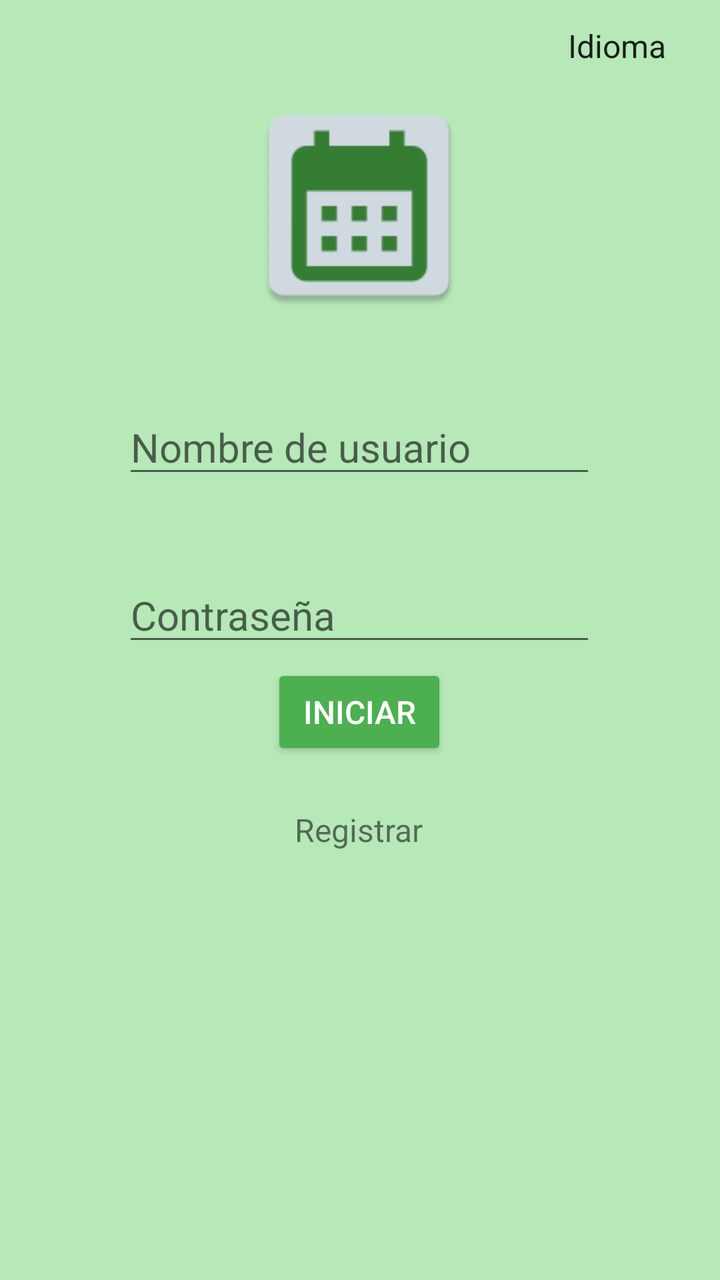
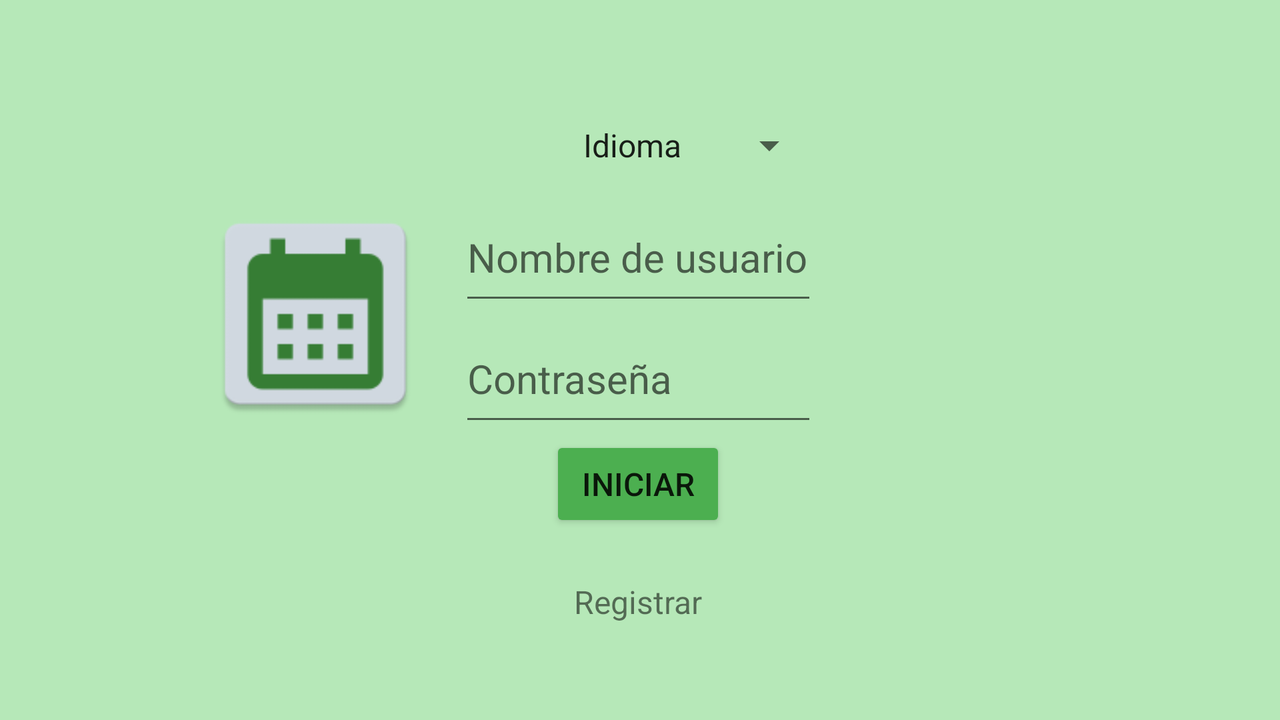

Compare how this app lays out the same screen by default and in its alternative resource folder. The renders come first, then the two layout files and the values they reference.
<!-- AndroidManifest.xml: application theme Theme.Softw1 -->
<!-- res/layout/activity_main.xml -->
<?xml version="1.0" encoding="utf-8"?>
<androidx.constraintlayout.widget.ConstraintLayout xmlns:android="http://schemas.android.com/apk/res/android"
    xmlns:app="http://schemas.android.com/apk/res-auto"
    xmlns:tools="http://schemas.android.com/tools"
    android:layout_width="match_parent"
    android:layout_height="match_parent"
    android:background="@color/fondo"
    tools:context=".MainActivity">

    <Button
        android:id="@+id/buttonIn"
        android:layout_width="wrap_content"
        android:layout_height="wrap_content"
        android:layout_marginTop="4dp"
        android:text="@string/btn_iniciar"
        android:textSize="16sp"
        android:theme="@style/AppTheme"
        android:backgroundTint="@color/green"
        app:layout_constraintEnd_toEndOf="parent"
        app:layout_constraintHorizontal_bias="0.499"
        app:layout_constraintStart_toStartOf="parent"
        app:layout_constraintTop_toBottomOf="@+id/contraseñaUsuario" />

    <TextView
        android:id="@+id/regView"
        android:layout_width="wrap_content"
        android:layout_height="wrap_content"
        android:layout_marginTop="24dp"
        android:text="@string/btn_reg"
        android:textSize="16sp"
        app:layout_constraintEnd_toEndOf="parent"
        app:layout_constraintHorizontal_bias="0.498"
        app:layout_constraintStart_toStartOf="parent"
        app:layout_constraintTop_toBottomOf="@+id/buttonIn" />

    <ImageView
        android:id="@+id/imageView"
        android:layout_width="144dp"
        android:layout_height="114dp"
        app:layout_constraintEnd_toEndOf="parent"
        app:layout_constraintHorizontal_bias="0.498"
        app:layout_constraintStart_toStartOf="parent"
        app:layout_constraintTop_toBottomOf="@+id/spinnerId1"
        app:srcCompat="@mipmap/ic_launcher" />

    <Spinner
        android:id="@+id/spinnerId1"
        android:layout_width="129dp"
        android:layout_height="46dp"
        android:layout_marginStart="276dp"
        android:entries="@array/idiomas"
        android:focusable="false"
        android:focusableInTouchMode="false"
        app:layout_constraintStart_toStartOf="parent"
        app:layout_constraintTop_toTopOf="parent" />

    <EditText
        android:id="@+id/nombreUsuario"
        android:layout_width="wrap_content"
        android:layout_height="wrap_content"
        android:ems="10"
        android:hint="@string/str_uName"
        android:inputType="textPersonName"
        android:textSize="20sp"
        app:layout_constraintBottom_toTopOf="@+id/contraseñaUsuario"
        app:layout_constraintEnd_toEndOf="parent"
        app:layout_constraintHorizontal_bias="0.497"
        app:layout_constraintStart_toStartOf="parent"
        app:layout_constraintTop_toBottomOf="@+id/imageView" />

    <EditText
        android:id="@+id/contraseñaUsuario"
        android:layout_width="wrap_content"
        android:layout_height="wrap_content"
        android:layout_marginTop="124dp"
        android:ems="10"
        android:hint="@string/str_cont"
        android:inputType="textPassword"
        android:textSize="20sp"
        app:layout_constraintEnd_toEndOf="parent"
        app:layout_constraintHorizontal_bias="0.497"
        app:layout_constraintStart_toStartOf="parent"
        app:layout_constraintTop_toBottomOf="@+id/imageView" />

</androidx.constraintlayout.widget.ConstraintLayout>
<!-- resources referenced by this layout -->
<resources>
  <string-array name="idiomas">
          <item> Idioma </item>
          <item> eu </item>
          <item> es </item>
      </string-array>
  <color name="fondo">#B6E8B8</color>
  <color name="green">#4CAF50</color>
  <!-- mipmap ic_launcher: png bitmap (mipmap-hdpi, 1412 bytes) -->
  <string name="btn_iniciar">Iniciar </string>
  <string name="btn_reg"> Registrar </string>
  <string name="str_cont">Contraseña </string>
  <string name="str_uName">Nombre de usuario </string>
  <style name="AppTheme" parent="Widget.AppCompat.Button.Colored">
          <item name="colorButtonNormal">@color/green</item>
          <item name="android:textColor">@color/white</item>
      </style>
  <style name="Theme.Softw1" parent="Theme.MaterialComponents.DayNight.DarkActionBar">
          
          <item name="colorPrimary">@color/purple_500</item>
          <item name="colorPrimaryVariant">@color/purple_700</item>
          <item name="colorOnPrimary">@color/white</item>
          
          <item name="colorSecondary">@color/teal_200</item>
          <item name="colorSecondaryVariant">@color/teal_700</item>
          <item name="colorOnSecondary">@color/black</item>
          
          <item name="android:statusBarColor" tools:targetApi="21">?attr/colorPrimaryVariant</item>
          
      </style>
  <color name="white">#FFFFFFFF</color>
  <color name="purple_500">#FF6200EE</color>
  <color name="purple_700">#FF3700B3</color>
  <color name="teal_200">#FF03DAC5</color>
  <color name="teal_700">#FF018786</color>
  <color name="black">#FF000000</color>
</resources>
<!-- res/layout-land/activity_main.xml (the author's variant of the layout above) -->
<!-- drawn on the phone turned sideways -->
<?xml version="1.0" encoding="utf-8"?>
<androidx.constraintlayout.widget.ConstraintLayout xmlns:android="http://schemas.android.com/apk/res/android"
    xmlns:app="http://schemas.android.com/apk/res-auto"
    xmlns:tools="http://schemas.android.com/tools"
    android:layout_width="match_parent"
    android:layout_height="match_parent"
    android:background="#B6E8B8"
    android:orientation="horizontal"
    tools:context=".MainActivity">

    <LinearLayout
        android:id="@+id/linearLayout"
        android:layout_width="179dp"
        android:layout_height="263dp"
        android:orientation="vertical"
        android:weightSum="10"
        app:layout_constraintBottom_toBottomOf="parent"
        app:layout_constraintEnd_toEndOf="parent"
        app:layout_constraintHorizontal_bias="0.498"
        app:layout_constraintStart_toStartOf="parent"
        app:layout_constraintTop_toTopOf="parent">

        <Spinner
            android:id="@+id/spinnerId1"
            android:layout_width="125dp"
            android:layout_height="48dp"
            android:layout_gravity="top|end"
            android:entries="@array/idiomas"
            android:focusable="false"
            android:focusableInTouchMode="false" />

        <EditText
            android:id="@+id/nombreUsuario"
            android:layout_width="match_parent"
            android:layout_height="wrap_content"
            android:layout_weight="5"
            android:ems="10"
            android:hint="@string/str_uName"
            android:inputType="textPersonName"
            android:textSize="20sp" />

        <EditText
            android:id="@+id/contraseñaUsuario"
            android:layout_width="match_parent"
            android:layout_height="wrap_content"
            android:layout_weight="5"
            android:ems="10"
            android:hint="@string/str_cont"
            android:inputType="textPassword"
            android:textSize="20sp" />

        <Button
            android:id="@+id/buttonIn"
            android:layout_width="wrap_content"
            android:layout_height="wrap_content"
            android:layout_gravity="center"
            android:layout_weight="5"
            android:backgroundTint="@color/green"
            android:text="@string/btn_iniciar"
            android:textSize="16sp" />

        <TextView
            android:id="@+id/regView"
            android:layout_width="wrap_content"
            android:layout_height="wrap_content"
            android:layout_gravity="center"
            android:layout_marginTop="24dp"
            android:layout_weight="5"
            android:text="@string/btn_reg"
            android:textSize="16sp" />

    </LinearLayout>

    <ImageView
        android:id="@+id/imageView"
        android:layout_width="144dp"
        android:layout_height="114dp"
        android:layout_marginStart="148dp"
        android:layout_marginTop="100dp"
        app:layout_constraintEnd_toStartOf="@+id/linearLayout"
        app:layout_constraintHorizontal_bias="1.0"
        app:layout_constraintStart_toStartOf="parent"
        app:layout_constraintTop_toTopOf="parent"
        app:srcCompat="@mipmap/ic_launcher" />

</androidx.constraintlayout.widget.ConstraintLayout>
<!-- resources referenced by the variant -->
<!-- as the phone turned sideways resolves them -->
<resources>
  <string-array name="idiomas">
          <item> Idioma </item>
          <item> eu </item>
          <item> es </item>
      </string-array>
  <color name="green">#4CAF50</color>
  <!-- mipmap ic_launcher: png bitmap (mipmap-hdpi, 1412 bytes) -->
  <string name="btn_iniciar">Iniciar </string>
  <string name="btn_reg"> Registrar </string>
  <string name="str_cont">Contraseña </string>
  <string name="str_uName">Nombre de usuario </string>
  <style name="Theme.Softw1" parent="Theme.MaterialComponents.DayNight.DarkActionBar">
          
          <item name="colorPrimary">@color/purple_500</item>
          <item name="colorPrimaryVariant">@color/purple_700</item>
          <item name="colorOnPrimary">@color/white</item>
          
          <item name="colorSecondary">@color/teal_200</item>
          <item name="colorSecondaryVariant">@color/teal_700</item>
          <item name="colorOnSecondary">@color/black</item>
          
          <item name="android:statusBarColor" tools:targetApi="21">?attr/colorPrimaryVariant</item>
          
      </style>
  <color name="purple_500">#FF6200EE</color>
  <color name="purple_700">#FF3700B3</color>
  <color name="white">#FFFFFFFF</color>
  <color name="teal_200">#FF03DAC5</color>
  <color name="teal_700">#FF018786</color>
  <color name="black">#FF000000</color>
</resources>
